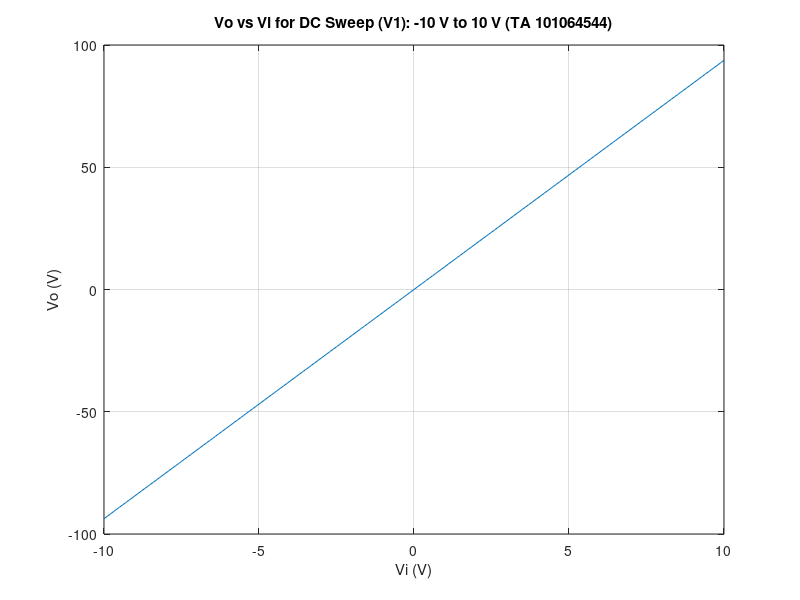
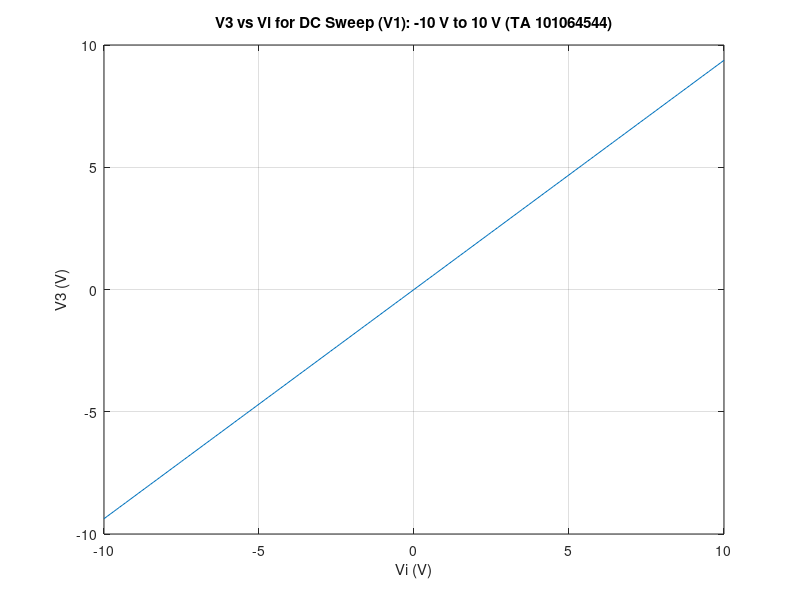
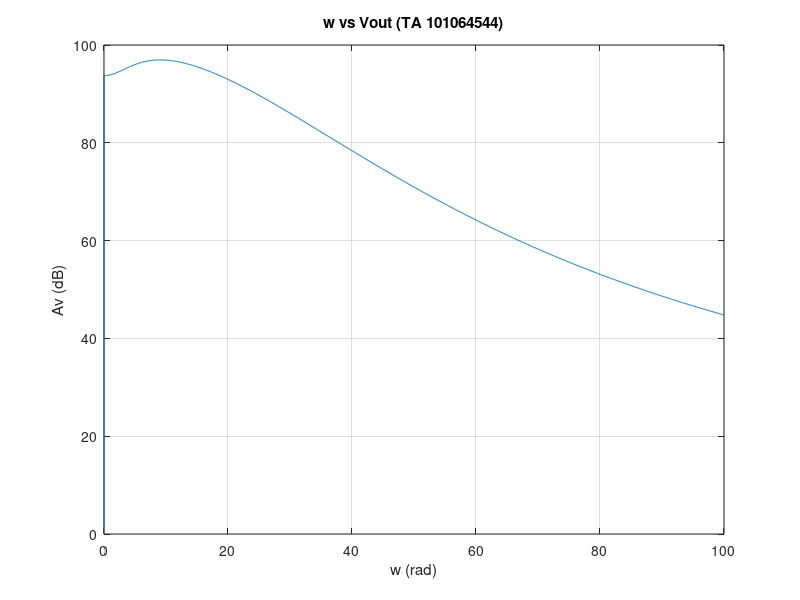
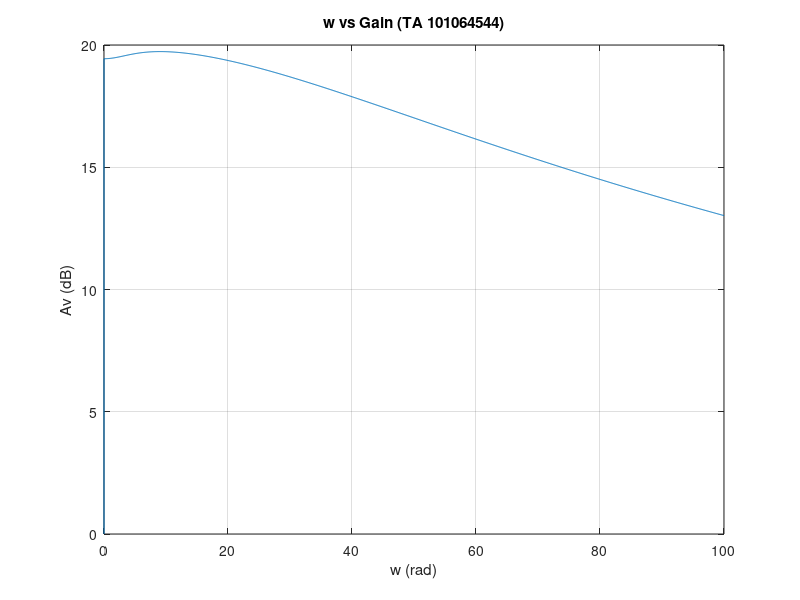

These figures' MATLAB source, in order: (Note: this script raises an error after producing the figures.)
%ELEC 4700
%Tariq Aboushaer
%101064544
%PA 7

set(0, 'DefaultFigureWindowStyle', 'docked')
clc; 
close all; 
clear all;


R1 = 1;
R2 = 2;
R3 = 10;
R4 = 0.1; 
Ro = 1000; 

G1 = 1/R1;
G2 = 1/R2;
G3 = 1/R3;
G4 = 1/R4;
G0 = 1/Ro;

alpha = 100;
C = 0.25;
L = 0.2;
Vi = zeros(100, 1);
Vo = zeros(100, 1);
V3 = zeros(100, 1);
w = pi;
Gbold = zeros(6, 6);

Gbold(1, 1) = 1;                                        
Gbold(2, 1) = G1; Gbold(2, 2) = -(G1 + G2); Gbold(2, 6) = -1;   
Gbold(3 ,3) = -G3; Gbold(3, 6) = 1;                       
Gbold(4, 3) = -alpha*G3; Gbold(4, 4) = 1;                        
Gbold(5, 5) = -(G4+G0); Gbold(5, 4) = G4;   
Gbold(6, 2) = -1; Gbold(6, 3) = 1;                



Cbold = zeros(6, 6);

Cbold(2, 1) = C; Cbold(2, 2) = -C;
Cbold(6, 6) = L;

Fbold = zeros(6, 1);
v = 0;

for V1 = -10:0.1:10
    v = v + 1;
    Fbold(6) = V1;
    
    Vm = Gbold\Fbold;
    Vi(v) = V1;
    Vo(v) = Vm(5);
    V3(v) = Vm(3);
    
end


figure()
plot(Vi, Vo);
hold on;
title('Vo vs Vi for DC Sweep (V1): -10 V to 10 V (TA 101064544)');
xlabel('Vi (V)')
ylabel('Vo (V)')
grid on;

figure()
plot(Vi, V3);
title('V3 vs Vi for DC Sweep (V1): -10 V to 10 V (TA 101064544)')
xlabel('Vi (V)')
ylabel('V3 (V)')
grid on;

vo2 = zeros(1000, 1); 
W = zeros(1000, 1);
Avlog = zeros(1000, 1);

for freq = linspace(0, 100, 1000)
    v = v+1;
    Vm2 = (Gbold+1j*freq*Cbold)\Fbold;
    W(v) = freq;
    vo2(v) = norm(Vm2(5));
    Avlog(v) = 20*log10(norm(Vm2(5))/10);
end 
    
figure()
plot(W, vo2)
title('w vs Vout (TA 101064544)')
xlabel('w (rad)')
ylabel('Av (dB)')
hold on;
grid on;


figure()
plot(W, Avlog)
title('w vs Gain (TA 101064544)')
xlabel('w (rad)')
ylabel('Av (dB)')
grid on;

CH = zeros(1000,1);
GH = zeros(1000,1);

for i = 1:1000
    Crandom = C + 0.5*randn();
    Cbold(2, 1) = Crandom; 
    Cbold(2, 2) = -Crandom;
    Cbold(3, 3) = L;
    Vm3 = (Gbold+1i*w*Cbold)\Fbold;
    CH(i) = Crandom;
    GH(i) = 20*log10(norm(Vm3(5))/10);
end

histogram(CH,100)
title('Distribution (TA 101064544)')
grid on;




